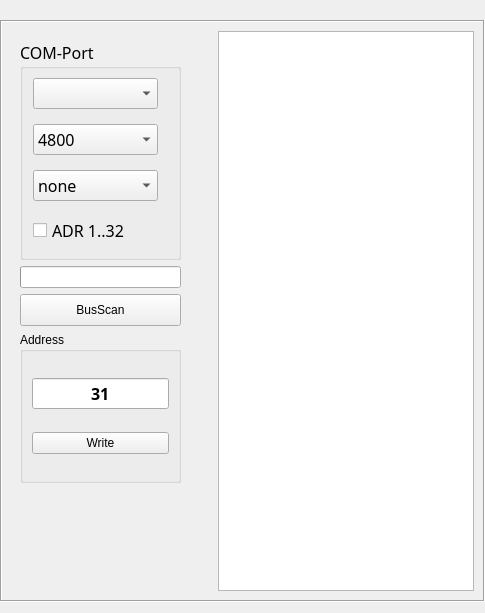
      <widget class="QWidget" name="tab">
       <attribute name="title">
        <string>Communication</string>
       </attribute>
       <layout class="QHBoxLayout" name="horizontalLayout">
        <property name="leftMargin">
         <number>0</number>
        </property>
        <property name="topMargin">
         <number>20</number>
        </property>
        <property name="rightMargin">
         <number>0</number>
        </property>
        <item>
         <widget class="QFrame" name="frametop">
          <property name="styleSheet">
           <string notr="true"/>
          </property>
          <property name="frameShape">
           <enum>QFrame::Box</enum>
          </property>
          <property name="frameShadow">
           <enum>QFrame::Sunken</enum>
          </property>
          <layout class="QHBoxLayout" name="horizontalLayout_2">
           <item>
            <widget class="QFrame" name="comframe">
             <property name="sizePolicy">
              <sizepolicy hsizetype="Fixed" vsizetype="Expanding">
               <horstretch>0</horstretch>
               <verstretch>0</verstretch>
              </sizepolicy>
             </property>
             <property name="minimumSize">
              <size>
               <width>201</width>
               <height>501</height>
              </size>
             </property>
             <property name="maximumSize">
              <size>
               <width>201</width>
               <height>50000</height>
              </size>
             </property>
             <property name="styleSheet">
              <string notr="true"/>
             </property>
             <property name="frameShape">
              <enum>QFrame::NoFrame</enum>
             </property>
             <property name="frameShadow">
              <enum>QFrame::Plain</enum>
             </property>
             <property name="lineWidth">
              <number>0</number>
             </property>
             <layout class="QVBoxLayout" name="verticalLayout">
              <property name="rightMargin">
               <number>5</number>
              </property>
              <item>
               <widget class="QGroupBox" name="groupBox_2">
                <property name="minimumSize">
                 <size>
                  <width>161</width>
                  <height>220</height>
                 </size>
                </property>
                <property name="maximumSize">
                 <size>
                  <width>161</width>
                  <height>250</height>
                 </size>
                </property>
                <property name="font">
                 <font>
                  <family>黑体</family>
                  <pointsize>12</pointsize>
                  <weight>50</weight>
                  <bold>false</bold>
                 </font>
                </property>
                <property name="styleSheet">
                 <string notr="true"/>
                </property>
                <property name="title">
                 <string>COM-Port</string>
                </property>
                <property name="alignment">
                 <set>Qt::AlignLeading|Qt::AlignLeft|Qt::AlignTop</set>
                </property>
                <layout class="QVBoxLayout" name="verticalLayout_2" stretch="2,2,2,1">
                 <property name="leftMargin">
                  <number>10</number>
                 </property>
                 <property name="topMargin">
                  <number>0</number>
                 </property>
                 <property name="rightMargin">
                  <number>20</number>
                 </property>
                 <property name="bottomMargin">
                  <number>0</number>
                 </property>
                 <item>
                  <widget class="QComboBox" name="cbxPort"/>
                 </item>
                 <item>
                  <widget class="QComboBox" name="cbxBaud">
                   <item>
                    <property name="text">
                     <string>4800</string>
                    </property>
                   </item>
                   <item>
                    <property name="text">
                     <string>9600</string>
                    </property>
                   </item>
                   <item>
                    <property name="text">
                     <string>19200</string>
                    </property>
                   </item>
                   <item>
                    <property name="text">
                     <string>38400</string>
                    </property>
                   </item>
                   <item>
                    <property name="text">
                     <string>115200</string>
                    </property>
                   </item>
                  </widget>
                 </item>
                 <item>
                  <widget class="QComboBox" name="cbxParity">
                   <property name="styleSheet">
                    <string notr="true"/>
                   </property>
                   <item>
                    <property name="text">
                     <string>none</string>
                    </property>
                   </item>
                   <item>
                    <property name="text">
                     <string>even</string>
                    </property>
                   </item>
                  </widget>
                 </item>
                 <item>
                  <widget class="QCheckBox" name="cbxFindAll">
                   <property name="sizePolicy">
                    <sizepolicy hsizetype="Expanding" vsizetype="Fixed">
                     <horstretch>0</horstretch>
                     <verstretch>0</verstretch>
                    </sizepolicy>
                   </property>
                   <property name="text">
                    <string>ADR 1..32</string>
                   </property>
                  </widget>
                 </item>
                </layout>
               </widget>
              </item>
              <item>
               <widget class="QProgressBar" name="scanPb">
                <property name="sizePolicy">
                 <sizepolicy hsizetype="Fixed" vsizetype="Fixed">
                  <horstretch>0</horstretch>
                  <verstretch>0</verstretch>
                 </sizepolicy>
                </property>
                <property name="minimumSize">
                 <size>
                  <width>161</width>
                  <height>0</height>
                 </size>
                </property>
                <property name="maximum">
                 <number>32</number>
                </property>
                <property name="value">
                 <number>0</number>
                </property>
                <property name="textVisible">
                 <bool>false</bool>
                </property>
                <property name="invertedAppearance">
                 <bool>false</bool>
                </property>
                <property name="textDirection">
                 <enum>QProgressBar::TopToBottom</enum>
                </property>
               </widget>
              </item>
              <item>
               <widget class="QPushButton" name="btnSearch">
                <property name="minimumSize">
                 <size>
                  <width>161</width>
                  <height>32</height>
                 </size>
                </property>
                <property name="maximumSize">
                 <size>
                  <width>161</width>
                  <height>32</height>
                 </size>
                </property>
                <property name="styleSheet">
                 <string notr="true"/>
                </property>
                <property name="text">
                 <string>BusScan</string>
                </property>
               </widget>
              </item>
              <item>
               <widget class="QGroupBox" name="groupBox_3">
                <property name="minimumSize">
                 <size>
                  <width>161</width>
                  <height>151</height>
                 </size>
                </property>
                <property name="maximumSize">
                 <size>
                  <width>161</width>
                  <height>151</height>
                 </size>
                </property>
                <property name="styleSheet">
                 <string notr="true"/>
                </property>
                <property name="title">
                 <string>Address</string>
                </property>
                <layout class="QVBoxLayout" name="verticalLayout_10">
                 <item>
                  <widget class="QLineEdit" name="edtAddr">
                   <property name="font">
                    <font>
                     <family>黑体</family>
                     <pointsize>12</pointsize>
                     <weight>75</weight>
                     <bold>true</bold>
                    </font>
                   </property>
                   <property name="text">
                    <string>31</string>
                   </property>
                   <property name="frame">
                    <bool>true</bool>
                   </property>
                   <property name="alignment">
                    <set>Qt::AlignCenter</set>
                   </property>
                  </widget>
                 </item>
                 <item>
                  <widget class="QPushButton" name="btnAddr">
                   <property name="sizePolicy">
                    <sizepolicy hsizetype="Expanding" vsizetype="Fixed">
                     <horstretch>0</horstretch>
                     <verstretch>0</verstretch>
                    </sizepolicy>
                   </property>
                   <property name="styleSheet">
                    <string notr="true"/>
                   </property>
                   <property name="text">
                    <string>Write</string>
                   </property>
                  </widget>
                 </item>
                </layout>
               </widget>
              </item>
              <item>
               <spacer name="verticalSpacer">
                <property name="orientation">
                 <enum>Qt::Vertical</enum>
                </property>
                <property name="sizeHint" stdset="0">
                 <size>
                  <width>20</width>
                  <height>99</height>
                 </size>
                </property>
               </spacer>
              </item>
             </layout>
            </widget>
           </item>
           <item>
            <widget class="QListWidget" name="listWidget">
             <property name="viewMode">
              <enum>QListView::IconMode</enum>
             </property>
            </widget>
           </item>
          </layout>
         </widget>
        </item>
       </layout>
      </widget>
